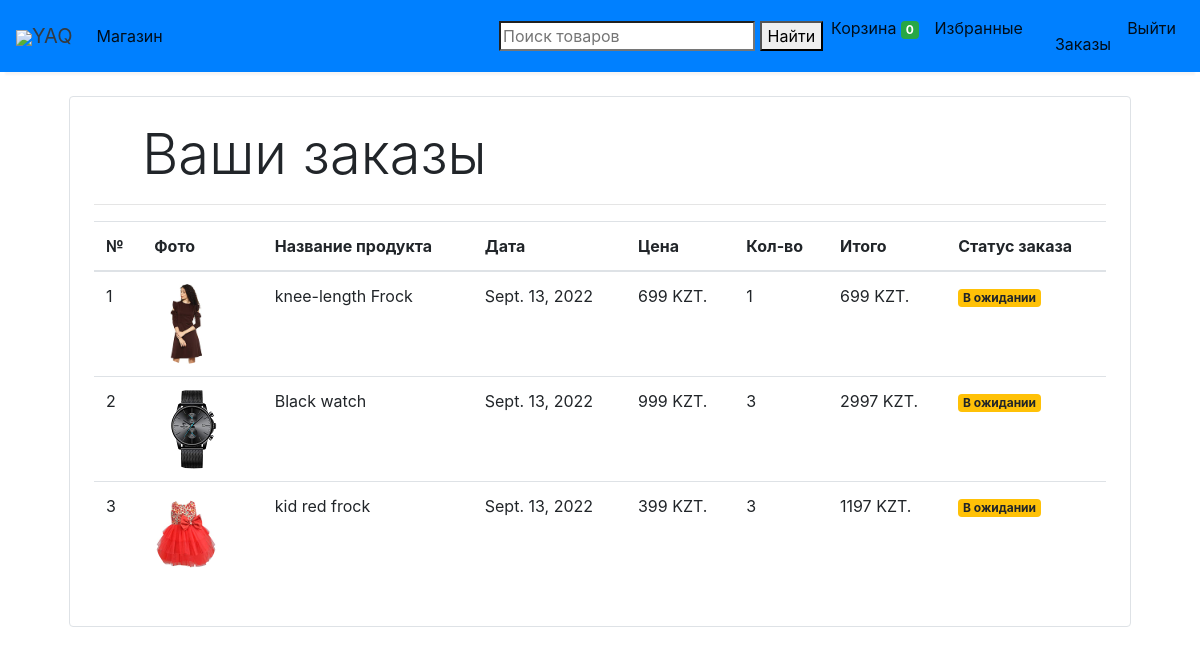
Before: /orders (signed in) with the older database file.
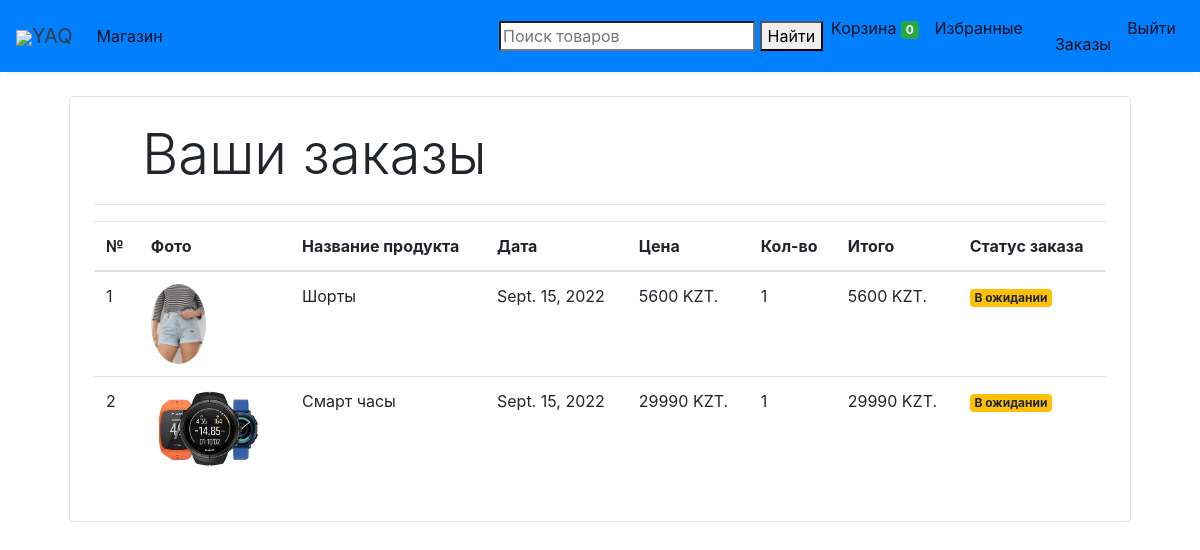
After: the same page with the newer database file.
### store/models/orders.py (models this page shows, shortened)
class Order(models.Model):
    product = models.ForeignKey(Products, on_delete=models.CASCADE,verbose_name='Товар')
    customer = models.ForeignKey(Customer,on_delete=models.CASCADE,verbose_name='Покупатель')
    quantity = models.IntegerField(default=1,verbose_name='Кол-во товаров')
    price = models.IntegerField(verbose_name='Цена')
    address = models.CharField (max_length=50, default='', blank=True,verbose_name='Адрес')
    phone = models.CharField (max_length=50, default='', blank=True,verbose_name='Телефон')
    date = models.DateField (default=datetime.datetime.today,verbose_name='Дата')
    status = models.BooleanField (default=False,verbose_name='Статус')
    class Meta:
        verbose_name = 'Заказ'
        verbose_name_plural = 'Заказы'
    @staticmethod
    def get_orders_by_customer(customer_id):
        return Order.objects.filter(customer=customer_id).order_by('-date')

### store/models/product.py (models this page shows, shortened)
class Products(models.Model):
    name = models.CharField(max_length=60,verbose_name='Название')
    price= models.IntegerField(default=0,verbose_name='Цена')
    category= models.ForeignKey(Category,on_delete=models.CASCADE,default=1,verbose_name='Категории товаров' )
    description= models.TextField(max_length=250, default='', blank=True, null= True,verbose_name='Описание товара')
    image= models.ImageField(upload_to='uploads/products/',verbose_name='Фото')
    class Meta:
        verbose_name = 'Товар'
        verbose_name_plural = 'Товары'

### store/middlewares/auth.py (the view)
    def middleware(request):
        print(request.session.get('customer'))
        returnUrl = request.META['PATH_INFO']
        print(request.META['PATH_INFO'])
        if not request.session.get('customer'):
           return redirect(f'login?return_url={returnUrl}')
        response = get_response(request)
        return response

### store/templatetags/custom_filter.py (called while the page is built)
@register.filter(name='currency')
def currency(number):
    return str(number) + " KZT."

@register.filter(name='multiply')
def multiply(number , number1):
    return number * number1

### store/views/orders.py (called while the page is built)
    def get(self , request ):
        customer = request.session.get('customer')
        orders = Order.get_orders_by_customer(customer)
        print(orders)
        return render(request , 'orders.html'  , {'orders' : orders})

### store/templates/orders.html
{% extends 'base.html' %}
{% block content %}
{% load cart %}
{% load custom_filter %}
<div class="container">
   <div class="border rounded p-4 m-4">
        <p class="display-4 pl-4 ml-4">Ваши заказы</p>
        <hr>
        <table class="table">
            <thead>
                <tr>
                    <th>№</th>
                    <th>Фото</th>
                    <th>Название продукта</th>
                    <th>Дата</th>
                    <th>Цена</th>
                    <th>Кол-во</th>
                    <th>Итого</th>
                    <th>Статус заказа</th>
                </tr>
            </thead>
            <tbody>
                {% for order in orders %}
                <tr>
                    <td>{{forloop.counter}}</td>
                    <td><img style="height: 80px;" class="rounded-circle" src="{{order.product.image.url}}" alt=""></td>
                    <td>{{order.product.name}}</td>
                    <td>{{order.date}}</td>
                    <td>{{order.price|currency}}</td>
                    <td>{{order.quantity}}</td>
                    <td>{{order.quantity|multiply:order.price|currency}}</td>
                    {% if order.status %}
                    <td><small class="badge badge-success">Завершен</small></td>
                    {%else%}
                    <td><small class="badge badge-warning">
                        В ожидании
                        </small></td>
                    {% endif %}
                </tr>
                {% endfor %}
            </tbody>
        </table>
   </div>
</div>
{% endblock %}

Changed rows visible on the page:
removed Order: product.image (picture), product.name "knee-length Frock", date "Sept. 13, 2022", price "699 KZT.", quantity "1", quantity|multiply "699 KZT.", status "В ожидании"
removed Order: product.image (picture), product.name "Black watch", date "Sept. 13, 2022", price "999 KZT.", quantity "3", quantity|multiply "2997 KZT.", status "В ожидании"
removed Order: product.image (picture), product.name "kid red frock", date "Sept. 13, 2022", price "399 KZT.", quantity "3", quantity|multiply "1197 KZT.", status "В ожидании"
added Order: product.image (picture), product.name "Шорты", date "Sept. 15, 2022", price "5600 KZT.", quantity "1", quantity|multiply "5600 KZT.", status "В ожидании"
added Order: product.image (picture), product.name "Смарт часы", date "Sept. 15, 2022", price "29990 KZT.", quantity "1", quantity|multiply "29990 KZT.", status "В ожидании"
